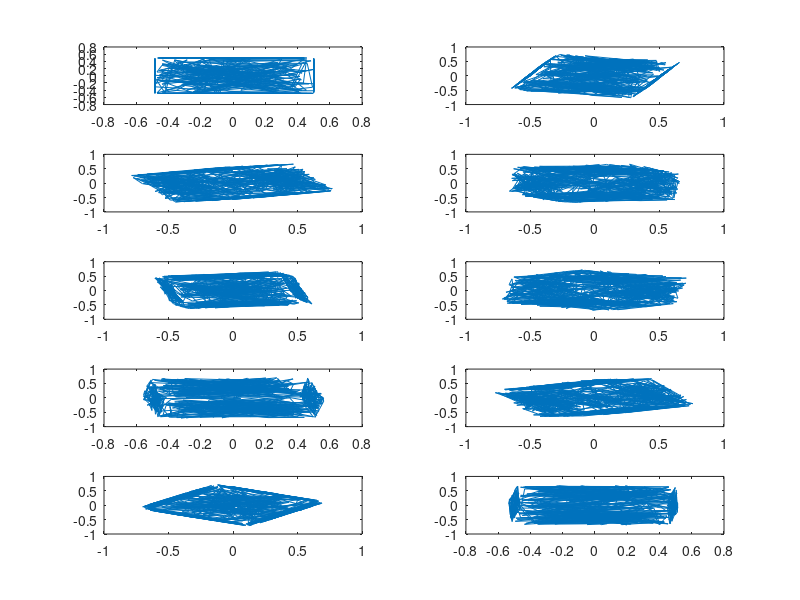
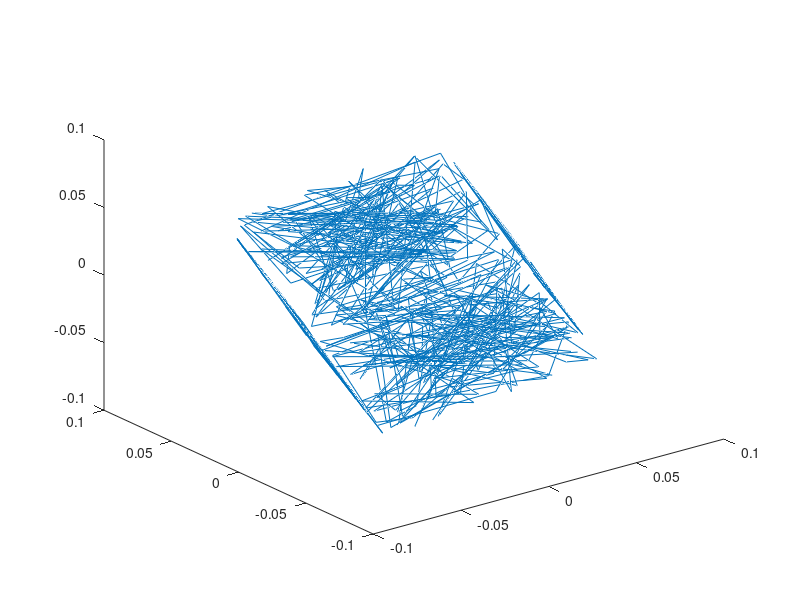

Recreate these plots in MATLAB, in order.
% clear all;
% close all;
% clc;
S=load('sfm_points.mat');
W=zeros(20,600);
t=zeros(10,2);
l=1;
X=zeros(2,600);
figure
%Just to see if the data will look like a cube finally
for k=1:10
    for i=1:600
        X([1:2],i)=S.image_points(:,i,k);
    end
    subplot(5,2,k)
    plot(X(1,:),X(2,:))
end
%Recentering the data
for i=1:10
    sum=zeros(2,1);
    for j=1:600
        y=S.image_points(:,j,i);
        sum=sum+y;
    end
    
    sum=sum/600;
    t(i,[1:2])=sum;%Matrix t
    for j=1:600
        W([l:l+1],j)=S.image_points(:,j,i)-sum;
    end
    l=l+2;
end
t
[U S V]=svd(W);
M_of_2x3_elements_for_10_images=U(:,[1:3])*S([1:3],[1:3])%Matrix M
V([1:10],[1:3])
rotate3d on
figure
plot3(V(:,1),V(:,2),V(:,3))